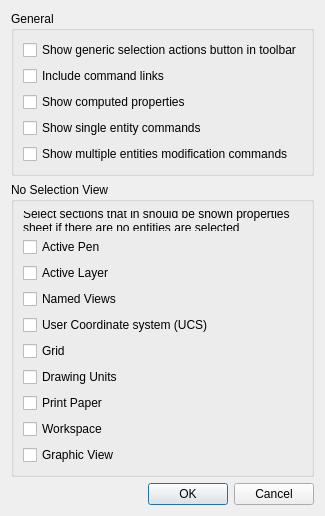
<?xml version="1.0" encoding="UTF-8"?>
<ui version="4.0">
 <class>LC_DlgPropertySheetWidgetOptions</class>
 <widget class="QDialog" name="LC_DlgPropertySheetWidgetOptions">
  <property name="geometry">
   <rect>
    <x>0</x>
    <y>0</y>
    <width>316</width>
    <height>516</height>
   </rect>
  </property>
  <property name="windowTitle">
   <string>Property Sheet Properties</string>
  </property>
  <layout class="QGridLayout" name="gridLayout_2">
   <item row="3" column="0">
    <widget class="QDialogButtonBox" name="buttonBox">
     <property name="orientation">
      <enum>Qt::Orientation::Horizontal</enum>
     </property>
     <property name="standardButtons">
      <set>QDialogButtonBox::StandardButton::Cancel|QDialogButtonBox::StandardButton::Ok</set>
     </property>
    </widget>
   </item>
   <item row="1" column="0">
    <widget class="QGroupBox" name="groupBox">
     <property name="title">
      <string>No Selection View</string>
     </property>
     <layout class="QGridLayout" name="gridLayout">
      <item row="0" column="0">
       <widget class="QLabel" name="label">
        <property name="text">
         <string>Select sections that in should be shown properties sheet if there are no entities are selected</string>
        </property>
        <property name="wordWrap">
         <bool>true</bool>
        </property>
       </widget>
      </item>
      <item row="5" column="0">
       <widget class="QCheckBox" name="cbGrid">
        <property name="toolTip">
         <string>Grid settings for drawing view</string>
        </property>
        <property name="text">
         <string>Grid</string>
        </property>
       </widget>
      </item>
      <item row="6" column="0">
       <widget class="QCheckBox" name="cbDrawingUnits">
        <property name="toolTip">
         <string>Linear and angular units settings for the drawing</string>
        </property>
        <property name="text">
         <string>Drawing Units</string>
        </property>
       </widget>
      </item>
      <item row="3" column="0">
       <widget class="QCheckBox" name="cbNamedViews">
        <property name="toolTip">
         <string>Named view selection and operations</string>
        </property>
        <property name="text">
         <string>Named Views</string>
        </property>
       </widget>
      </item>
      <item row="2" column="0">
       <widget class="QCheckBox" name="cbActiveLayer">
        <property name="toolTip">
         <string>Active layer selection, properties and commands</string>
        </property>
        <property name="text">
         <string>Active Layer</string>
        </property>
       </widget>
      </item>
      <item row="1" column="0">
       <widget class="QCheckBox" name="cbActivePen">
        <property name="toolTip">
         <string>Active pen settings section</string>
        </property>
        <property name="text">
         <string>Active Pen</string>
        </property>
       </widget>
      </item>
      <item row="7" column="0">
       <widget class="QCheckBox" name="cbPrintPaper">
        <property name="toolTip">
         <string>Paper format and margins for printing</string>
        </property>
        <property name="text">
         <string>Print Paper</string>
        </property>
       </widget>
      </item>
      <item row="4" column="0">
       <widget class="QCheckBox" name="cbUCS">
        <property name="toolTip">
         <string>User coordinates system sleection and related operations</string>
        </property>
        <property name="text">
         <string>User Coordinate system (UCS)</string>
        </property>
       </widget>
      </item>
      <item row="8" column="0">
       <widget class="QCheckBox" name="cbWorkspace">
        <property name="toolTip">
         <string>Workspace selection and saving section</string>
        </property>
        <property name="text">
         <string>Workspace</string>
        </property>
       </widget>
      </item>
      <item row="9" column="0">
       <widget class="QCheckBox" name="cbGraphicView">
        <property name="toolTip">
         <string>Settings for generic rendering of drawing</string>
        </property>
        <property name="text">
         <string>Graphic View</string>
        </property>
       </widget>
      </item>
     </layout>
    </widget>
   </item>
   <item row="0" column="0">
    <widget class="QGroupBox" name="groupBox_2">
     <property name="title">
      <string>General</string>
     </property>
     <layout class="QGridLayout" name="gridLayout_3">
      <item row="2" column="0">
       <widget class="QCheckBox" name="cbShowComputed">
        <property name="toolTip">
         <string>If enabled, computed properties for entities will be also shown (if any exists)</string>
        </property>
        <property name="text">
         <string>Show computed properties</string>
        </property>
       </widget>
      </item>
      <item row="1" column="0">
       <widget class="QCheckBox" name="cbShowLinks">
        <property name="toolTip">
         <string>If enabled, property sheet will include links to command actions, that are relevant to specific properties or sections</string>
        </property>
        <property name="text">
         <string>Include command links</string>
        </property>
       </widget>
      </item>
      <item row="3" column="0">
       <widget class="QCheckBox" name="cbShowSingelEntityCommands">
        <property name="toolTip">
         <string>If selected, in case there is only on entity in sheet, the list for commands that are relevant for entity will be shown (if any applicable).</string>
        </property>
        <property name="text">
         <string>Show single entity commands</string>
        </property>
       </widget>
      </item>
      <item row="4" column="0">
       <widget class="QCheckBox" name="cbShowMultipleEntitiesCommands">
        <property name="toolTip">
         <string>If selected, if there is one or more entities selected, the list of entity set modification commands will be shown (if any applicable).</string>
        </property>
        <property name="text">
         <string>Show multiple entities modification commands</string>
        </property>
       </widget>
      </item>
      <item row="0" column="0">
       <widget class="QCheckBox" name="cbDuplicateSelectionAction">
        <property name="toolTip">
         <string>If enabled, generic selection-related actions will be included into the widget toolbar</string>
        </property>
        <property name="text">
         <string>Show generic selection actions button in toolbar</string>
        </property>
       </widget>
      </item>
     </layout>
    </widget>
   </item>
  </layout>
 </widget>
 <resources/>
 <connections>
  <connection>
   <sender>buttonBox</sender>
   <signal>accepted()</signal>
   <receiver>LC_DlgPropertySheetWidgetOptions</receiver>
   <slot>accept()</slot>
   <hints>
    <hint type="sourcelabel">
     <x>248</x>
     <y>254</y>
    </hint>
    <hint type="destinationlabel">
     <x>157</x>
     <y>274</y>
    </hint>
   </hints>
  </connection>
  <connection>
   <sender>buttonBox</sender>
   <signal>rejected()</signal>
   <receiver>LC_DlgPropertySheetWidgetOptions</receiver>
   <slot>reject()</slot>
   <hints>
    <hint type="sourcelabel">
     <x>316</x>
     <y>260</y>
    </hint>
    <hint type="destinationlabel">
     <x>286</x>
     <y>274</y>
    </hint>
   </hints>
  </connection>
 </connections>
</ui>
